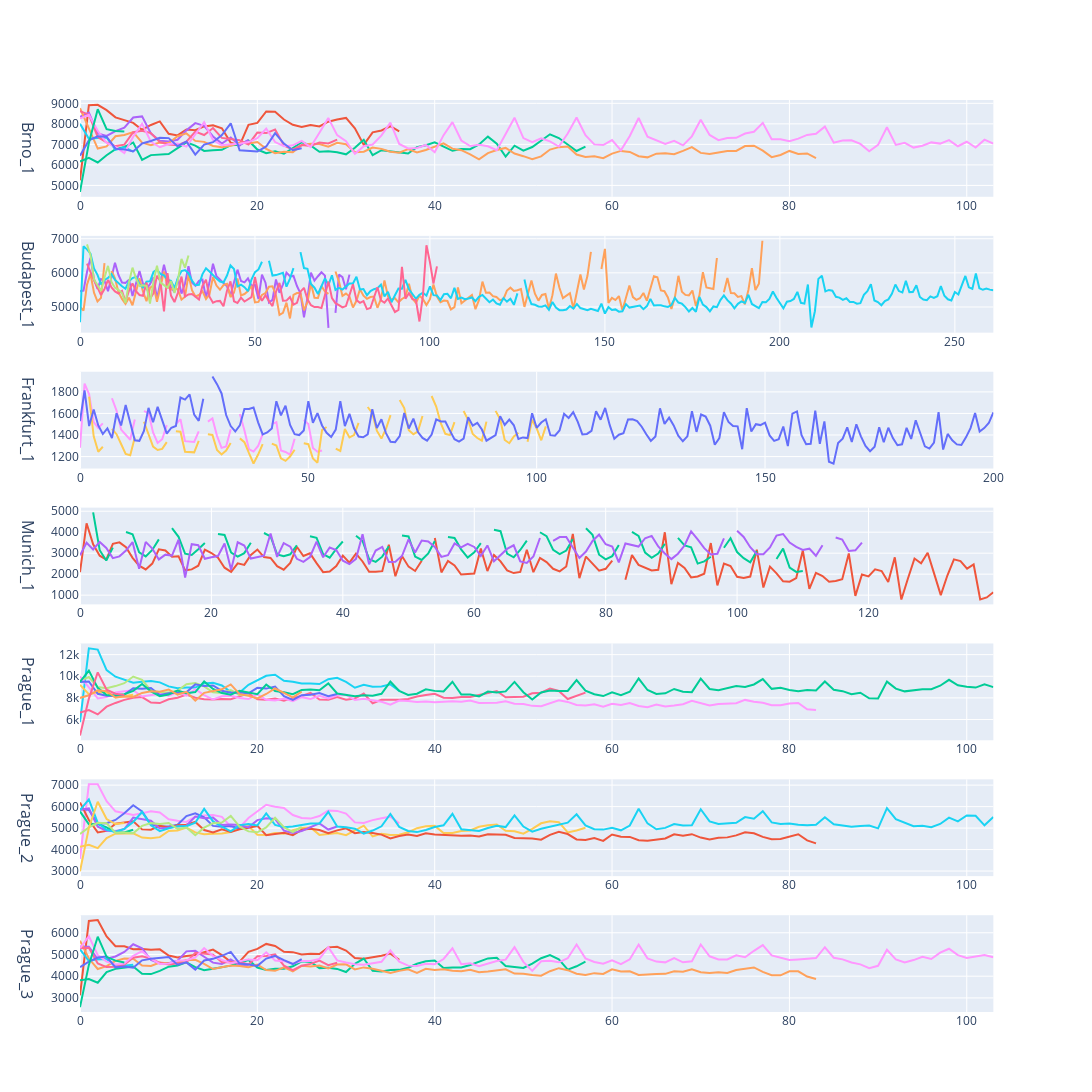

The code cell stored with this chart in its notebook:
### Code cell
warehouses = sorted(train["warehouse"].unique())

fig = make_subplots(
    rows=train["warehouse"].nunique(),
    cols=1,
    row_titles=warehouses,
)

for row, warehouse in enumerate(warehouses):
    sub_data = train.loc[train["warehouse"] == warehouse]

    avg_orders = pd.crosstab(
        sub_data["days_until_next_holiday"],
        sub_data["next_holiday_name"],
        values=sub_data["orders"],
        aggfunc="mean",
    )

    for holiday, values in avg_orders.items():
        fig.add_trace(
            go.Scatter(y=values, mode="lines", name=holiday, showlegend=False),
            row=row + 1,
            col=1,
        )

fig.update_layout(
    autosize=False,
    width=1100,
    height=2000,
    # legend=dict(orientation="h", yanchor="bottom", y=1.02, xanchor="right", x=1),
)

fig.for_each_annotation(lambda a: a.update(x=-0.07) if a.text in warehouses else ())

fig.show()
